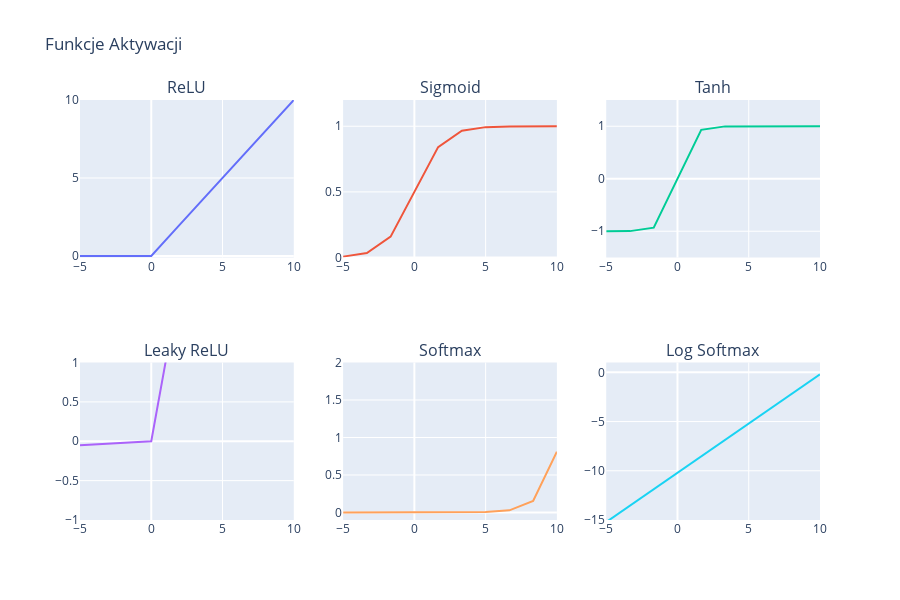

The code cell stored with this chart in its notebook:
### Code cell
# Zakres wartości wejściowych
x = np.linspace(-5.0, 10.0, 10)

# Funkcje aktywacji
relu = F.relu(torch.tensor(x)).numpy()
sigmoid = torch.sigmoid(torch.tensor(x)).numpy()
tanh = torch.tanh(torch.tensor(x)).numpy()
leaky_relu = F.leaky_relu(torch.tensor(x), negative_slope=0.01).numpy()
softmax = F.softmax(torch.tensor(x), dim=0).numpy()
log_softmax = F.log_softmax(torch.tensor(x), dim=0).numpy()

fig = make_subplots(rows=2, cols=3, subplot_titles=("ReLU", "Sigmoid", "Tanh", "Leaky ReLU", "Softmax", "Log Softmax"))

# Dodawanie wykresów
fig.add_trace(go.Scatter(x=x, y=relu, mode='lines', name='ReLU'), row=1, col=1)
fig.add_trace(go.Scatter(x=x, y=sigmoid, mode='lines', name='Sigmoid'), row=1, col=2)
fig.add_trace(go.Scatter(x=x, y=tanh, mode='lines', name='Tanh'), row=1, col=3)
fig.add_trace(go.Scatter(x=x, y=leaky_relu, mode='lines', name='Leaky ReLU'), row=2, col=1)
fig.add_trace(go.Scatter(x=x, y=softmax, mode='lines', name='Softmax'), row=2, col=2)
fig.add_trace(go.Scatter(x=x, y=log_softmax, mode='lines', name='Log Softmax'), row=2, col=3)

# Aktualizacja układu
fig.update_layout(height=600, width=900, title_text="Funkcje Aktywacji", showlegend=False,
                  yaxis1=dict(range=[-0.1,10]),
                  yaxis2=dict(range=[0,1.2]),
                  yaxis3=dict(range=[-1.5,1.5]),
                    yaxis4=dict(range=[-1,1]),
                    yaxis5=dict(range=[-0.1,2]),
                    yaxis6=dict(range=[-15,1]))

fig.show()

### Figure 1 — Plotly figure (JSON) as saved in the notebook; plotly's stock layout.template omitted (floating-point values rounded to 4 significant figures)
{"data": [{"mode": "lines", "name": "ReLU", "type": "scatter", "x": [-5, -3.333, -1.667, 0, 1.667, 3.333, 5, 6.667, 8.333, 10], "xaxis": "x", "y": [0, 0, 0, 0, 1.667, 3.333, 5, 6.667, 8.333, 10], "yaxis": "y"}, {"mode": "lines", "name": "Sigmoid", "type": "scatter", "x": [-5, -3.333, -1.667, 0, 1.667, 3.333, 5, 6.667, 8.333, 10], "xaxis": "x2", "y": [0.006693, 0.03445, 0.1589, 0.5, 0.8411, 0.9656, 0.9933, 0.9987, 0.9998, 1.0], "yaxis": "y2"}, {"mode": "lines", "name": "Tanh", "type": "scatter", "x": [-5, -3.333, -1.667, 0, 1.667, 3.333, 5, 6.667, 8.333, 10], "xaxis": "x3", "y": [-0.9999, -0.9975, -0.9311, 0, 0.9311, 0.9975, 0.9999, 1.0, 1.0, 1.0], "yaxis": "y3"}, {"mode": "lines", "name": "Leaky ReLU", "type": "scatter", "x": [-5, -3.333, -1.667, 0, 1.667, 3.333, 5, 6.667, 8.333, 10], "xaxis": "x4", "y": [-0.05, -0.03333, -0.01667, 0, 1.667, 3.333, 5, 6.667, 8.333, 10], "yaxis": "y4"}, {"mode": "lines", "name": "Softmax", "type": "scatter", "x": [-5, -3.333, -1.667, 0, 1.667, 3.333, 5, 6.667, 8.333, 10], "xaxis": "x5", "y": [2.481e-07, 1.314e-06, 6.955e-06, 3.682e-05, 0.000195, 0.001032, 0.005465, 0.02894, 0.1532, 0.8111], "yaxis": "y5"}, {"mode": "lines", "name": "Log Softmax", "type": "scatter", "x": [-5, -3.333, -1.667, 0, 1.667, 3.333, 5, 6.667, 8.333, 10], "xaxis": "x6", "y": [-15.21, -13.54, -11.88, -10.21, -8.543, -6.876, -5.209, -3.543, -1.876, -0.2093], "yaxis": "y6"}], "layout": {"annotations": [{"font": {"size": 16}, "showarrow": false, "text": "ReLU", "x": 0.1444, "xanchor": "center", "xref": "paper", "y": 1, "yanchor": "bottom", "yref": "paper"}, {"font": {"size": 16}, "showarrow": false, "text": "Sigmoid", "x": 0.5, "xanchor": "center", "xref": "paper", "y": 1, "yanchor": "bottom", "yref": "paper"}, {"font": {"size": 16}, "showarrow": false, "text": "Tanh", "x": 0.8556, "xanchor": "center", "xref": "paper", "y": 1, "yanchor": "bottom", "yref": "paper"}, {"font": {"size": 16}, "showarrow": false, "text": "Leaky ReLU", "x": 0.1444, "xanchor": "center", "xref": "paper", "y": 0.375, "yanchor": "bottom", "yref": "paper"}, {"font": {"size": 16}, "showarrow": false, "text": "Softmax", "x": 0.5, "xanchor": "center", "xref": "paper", "y": 0.375, "yanchor": "bottom", "yref": "paper"}, {"font": {"size": 16}, "showarrow": false, "text": "Log Softmax", "x": 0.8556, "xanchor": "center", "xref": "paper", "y": 0.375, "yanchor": "bottom", "yref": "paper"}], "height": 600, "showlegend": false, "title": {"text": "Funkcje Aktywacji"}, "width": 900, "xaxis": {"anchor": "y", "domain": [0, 0.2889]}, "xaxis2": {"anchor": "y2", "domain": [0.3556, 0.6444]}, "xaxis3": {"anchor": "y3", "domain": [0.7111, 1]}, "xaxis4": {"anchor": "y4", "domain": [0, 0.2889]}, "xaxis5": {"anchor": "y5", "domain": [0.3556, 0.6444]}, "xaxis6": {"anchor": "y6", "domain": [0.7111, 1]}, "yaxis": {"anchor": "x", "domain": [0.625, 1], "range": [-0.1, 10]}, "yaxis2": {"anchor": "x2", "domain": [0.625, 1], "range": [0, 1.2]}, "yaxis3": {"anchor": "x3", "domain": [0.625, 1], "range": [-1.5, 1.5]}, "yaxis4": {"anchor": "x4", "domain": [0, 0.375], "range": [-1, 1]}, "yaxis5": {"anchor": "x5", "domain": [0, 0.375], "range": [-0.1, 2]}, "yaxis6": {"anchor": "x6", "domain": [0, 0.375], "range": [-15, 1]}}}
